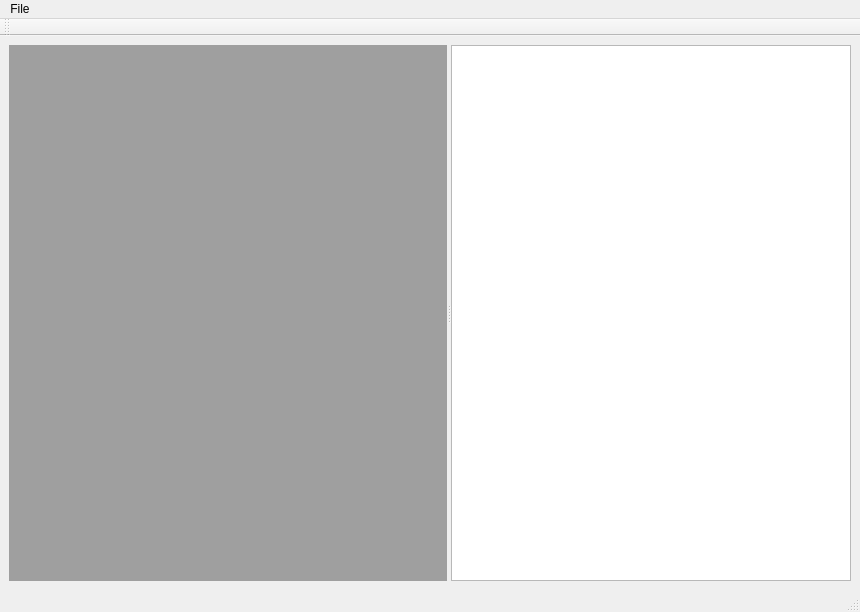
<?xml version="1.0" encoding="UTF-8"?>
<ui version="4.0">
 <class>Viewer</class>
 <widget class="QMainWindow" name="Viewer">
  <property name="geometry">
   <rect>
    <x>0</x>
    <y>0</y>
    <width>860</width>
    <height>612</height>
   </rect>
  </property>
  <property name="windowTitle">
   <string>Kayrebt::Viewer</string>
  </property>
  <widget class="QWidget" name="centralwidget">
   <layout class="QVBoxLayout" name="verticalLayout">
    <item>
     <widget class="QSplitter" name="splitter">
      <property name="orientation">
       <enum>Qt::Horizontal</enum>
      </property>
      <widget class="QMdiArea" name="docs">
       <property name="sizePolicy">
        <sizepolicy hsizetype="Expanding" vsizetype="Expanding">
         <horstretch>0</horstretch>
         <verstretch>0</verstretch>
        </sizepolicy>
       </property>
       <property name="minimumSize">
        <size>
         <width>400</width>
         <height>0</height>
        </size>
       </property>
      </widget>
      <widget class="SourceTextViewer" name="sources">
       <property name="sizePolicy">
        <sizepolicy hsizetype="Expanding" vsizetype="Expanding">
         <horstretch>0</horstretch>
         <verstretch>0</verstretch>
        </sizepolicy>
       </property>
       <property name="minimumSize">
        <size>
         <width>400</width>
         <height>0</height>
        </size>
       </property>
       <property name="readOnly">
        <bool>true</bool>
       </property>
      </widget>
     </widget>
    </item>
   </layout>
  </widget>
  <widget class="QMenuBar" name="menu">
   <property name="geometry">
    <rect>
     <x>0</x>
     <y>0</y>
     <width>860</width>
     <height>33</height>
    </rect>
   </property>
   <widget class="QMenu" name="menuFichier">
    <property name="title">
     <string>File</string>
    </property>
    <addaction name="actionOuvrir"/>
    <addaction name="separator"/>
    <addaction name="actionQuitter"/>
   </widget>
   <addaction name="menuFichier"/>
  </widget>
  <widget class="QStatusBar" name="statusbar"/>
  <widget class="QToolBar" name="toolBar">
   <property name="windowTitle">
    <string>toolBar</string>
   </property>
   <attribute name="toolBarArea">
    <enum>TopToolBarArea</enum>
   </attribute>
   <attribute name="toolBarBreak">
    <bool>false</bool>
   </attribute>
  </widget>
  <action name="actionQuitter">
   <property name="text">
    <string>Exit</string>
   </property>
   <property name="toolTip">
    <string>Close all windows and exit</string>
   </property>
   <property name="shortcut">
    <string>Ctrl+Q</string>
   </property>
  </action>
  <action name="actionOuvrir">
   <property name="text">
    <string>Open...</string>
   </property>
   <property name="toolTip">
    <string>Open an existing graph</string>
   </property>
  </action>
 </widget>
 <customwidgets>
  <customwidget>
   <class>SourceTextViewer</class>
   <extends>QPlainTextEdit</extends>
   <header>sourcetextviewer.h</header>
  </customwidget>
 </customwidgets>
 <resources/>
 <connections/>
</ui>
